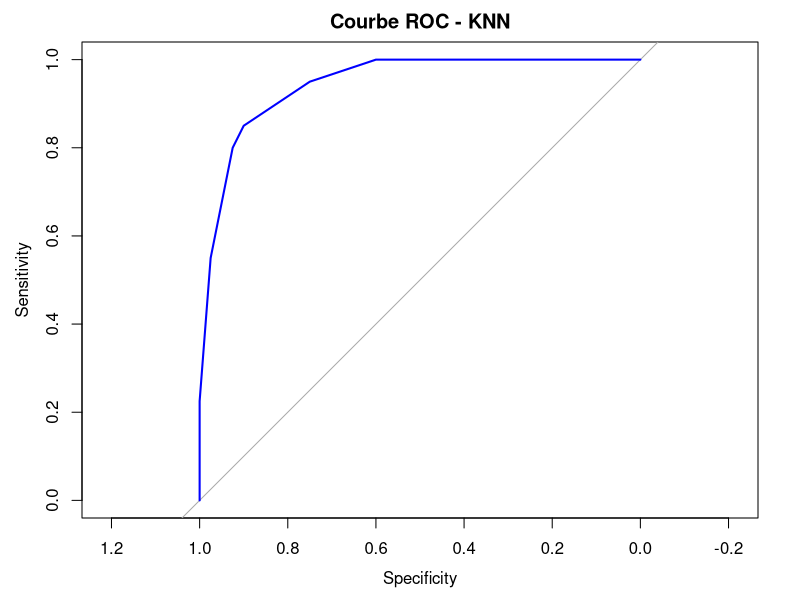
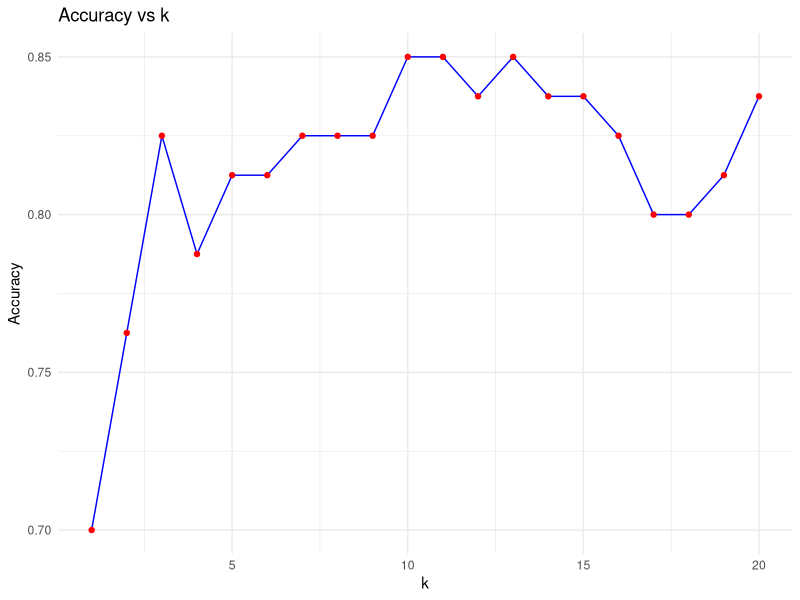

Write the R code that produced these figures, in order.
## ---- chunk 1
library(readr)
library(dplyr)
library(ggplot2)
library(class)
library(caret)
library(pROC)


## ---- chunk 2

apprentissage <- read_csv("farms_train.csv")
head(apprentissage)

y <- apprentissage$DIFF

# Sélection seulement des features pertinentes

X <- apprentissage %>% select(R2, R7, R8, R17, R22, R32)  # !!!!!!!!!!!!! a voir 


## ---- chunk 3



set.seed(42)
train <- createDataPartition(y, p = 0.8, list = FALSE) # poiur faire le partitionnement des données en apprentisage et validation 

X_train <- X[train, ]
y_train <- y[train]

X_val <- X[-train, ]
y_val <- y[-train]



## ---- chunk 4

preProcValues <- preProcess(X_train, method = c("center", "scale"))
X_train_scaled <- predict(preProcValues, X_train)
X_val_scaled   <- predict(preProcValues, X_val)
## ---- chunk 5

k <- 15
knn_pred <- knn(
  train = X_train_scaled,  # toutes les lignes du jeu d'apprentissage
  test  = X_val_scaled,    # chaque individu du jeu de validation
  cl    = y_train,         # classes correspondantes des individus d'apprentissage
  k     = k
)
## ---- chunk 6
confusionMatrix(knn_pred, as.factor(y_val))

## ---- chunk 7


# Tester plusieurs k
k_values <- 1:20
results <- data.frame(k = integer(), Accuracy = numeric())

for(k in k_values){
  knn_pred <- knn(train = X_train_scaled,
                  test  = X_val_scaled,
                  cl    = y_train,
                  k     = k)
  
  acc <- sum(knn_pred == y_val) / length(y_val)
  results <- rbind(results, data.frame(k = k, Accuracy = acc))
}

best_k <- results$k[which.max(results$Accuracy)]
cat("Le meilleur k est :", best_k, "avec une accuracy de :", max(results$Accuracy), "\n")
# KNN avec prob=TRUE pour extraire les probabilités
knn_val_pred <- knn(
  train = X_train_scaled,
  test  = X_val_scaled,
  cl    = y_train,
  k     = best_k,
  prob  = TRUE
)

# Extraire probabilités de la classe positive
probabilities <- attr(knn_val_pred, "prob")
probabilities <- ifelse(knn_val_pred == 1, probabilities, 1 - probabilities)

# Courbe ROC
roc_curve <- roc(y_val, probabilities)
plot(roc_curve, main="Courbe ROC - KNN", col="blue", lwd=2)

# AUC
auc_value <- auc(roc_curve)
cat("AUC :", auc_value, "\n")


## ---- chunk 8

ggplot(results, aes(x = k, y = Accuracy)) +
  geom_line(color = "blue") +
  geom_point(color = "red") +
  labs(title = "Accuracy vs k", x = "k", y = "Accuracy") +
  theme_minimal()

# Choisir le meilleur k
best_k <- results$k[which.max(results$Accuracy)]
cat("Le meilleur k est :", best_k, "avec une accuracy de :", max(results$Accuracy), "\n")

# Appliquer KNN final avec le meilleur k
knn_pred_final <- knn(train = X_train_scaled,
                      test  = X_val_scaled,
                      cl    = y_train,
                      k     = best_k)


## ---- chunk 9
test <- read_csv("farms_test.csv")
head(test)

X_test <- test %>% select(R2, R7, R8, R17, R22, R32)

X_test_scaled <- predict(preProcValues, X_test)
knn_test_pred <- knn(
  train = X_train_scaled,
  test  = X_test_scaled,
  cl    = y_train,
  k     = best_k
)

submission <- data.frame(
  ID = 1:nrow(test),
  DIFF = knn_test_pred
)

# Vérifier le résultat
head(submission)

write_csv(submission, "soumission_knn.csv")

